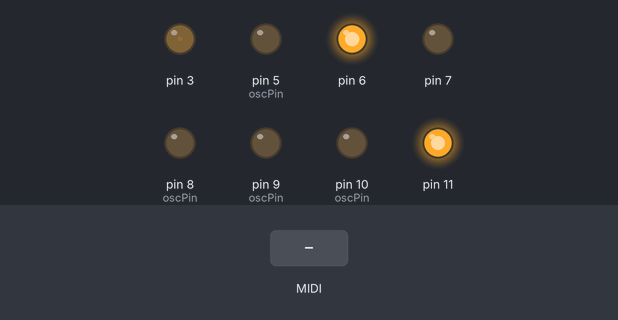
A sketch run on a simulated Arduino Uno, built with avr-gcc and run on an emulated ATmega328P. Shown: output pins drawn as LEDs (lit = HIGH). Inputs (shaded band) come from the test bench. MIDI output is not drawn.

Above: at 1.2 s.
1.3 s: MIDI note 36 received
At 2.8 s:
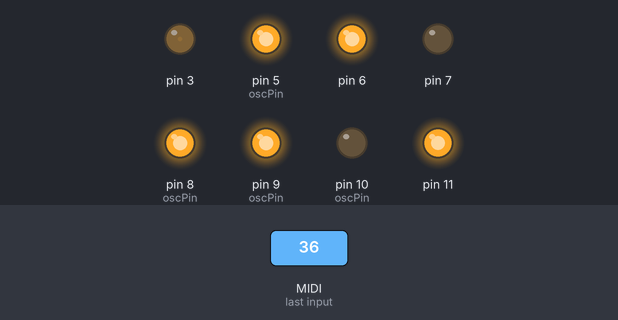
3.1 s: MIDI note 48 received
At 4.9 s:
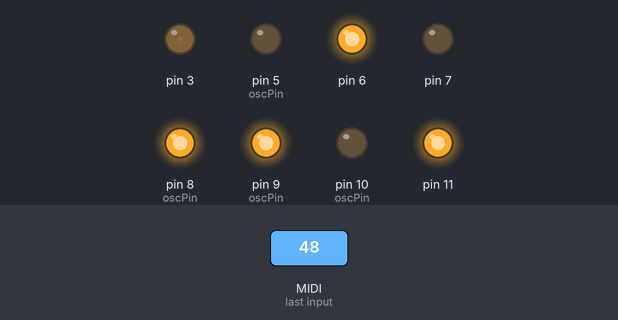
5.2 s: MIDI note 60 received
At 6.7 s:
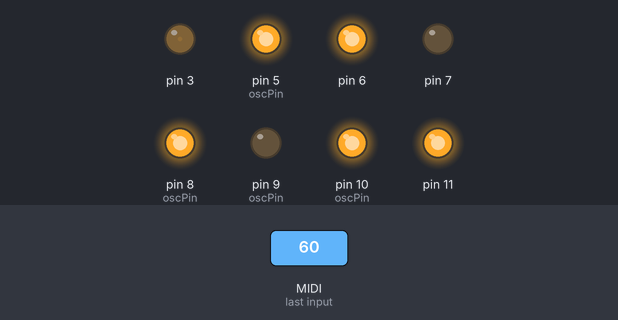
8.2 s: MIDI note 64 received
At 10.9 s:
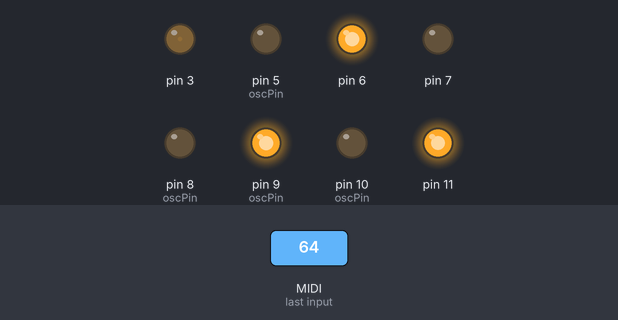
11.2 s: MIDI note 67 received
At 12.7 s:
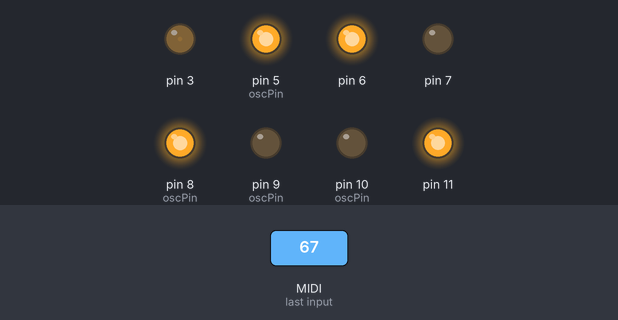
14.2 s: MIDI note 72 received
At 15.97 s:
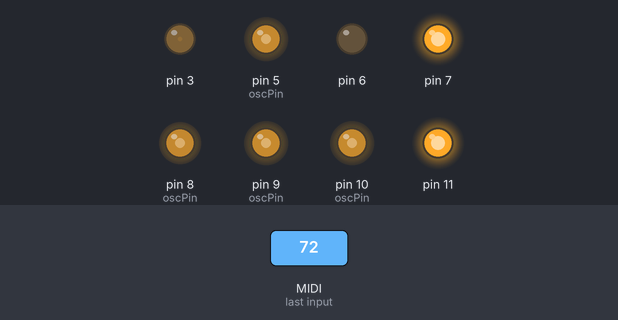
Timing chart, 0 to 17.7 s (numbered marks = the images above; inputs shaded):
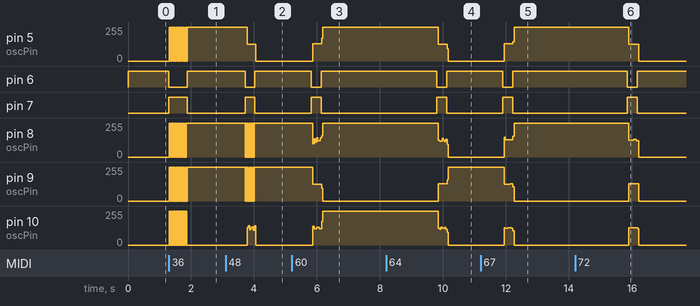

The sketch:

SquareDu.ino
```cpp
// SquareDuino v1.0.0
//   _   _   _   _   _   _   _   _   _   _   _   _   _   _   _   _   _   _   _
// _| |_| |_| |_| |_| |_| |_| |_| |_| |_| |_| |_| |_| |_| |_| |_| |_| |_| |_| |_
//
// (c) 2014-2015, Alfred "Ben" Roney, Ph.D., All rights reserved.
//
// A real-time MIDI-controlled AF oscillator and CV generator sketch for
// 16 MHz ATMEGA 328P-based Arduino development boards in conjunction with
// the SparkFun MIDI Shield. Tested on the UNO R3 and Duemilanove.
//
// Always remember to protect your hearing and respect your neighbors.
// And groove . . . don't forget to groove!
//
#include "MIDIShield.h"  // some useful hardware mappings
#include <MIDI.h>        // https://github.com/FortySevenEffects/arduino_midi_library
#include "Oscillator.h"  // Code for the oscillator voices
#include "NoteManager.h" // track note on/off messages
#include "CVGenerator.h" // generate dual control voltages
#include "DebugSerial.h" // normally disabled, see header

// -=+=- -=+=- -=+=- -=+=- -=+=- -=+=- -=+=- -=+=- -=+=- -=+=- -=+=- -=+=- -=+=-
// This bit of ugliness is a workaround for a build issue.
//
#if DEBUGSERIAL

#include <SoftwareSerial.h>

DEBUGSERIALTYPE DEBUGSERIALNAME(MIDIShield::Serial::debugRX,
                                MIDIShield::Serial::debugTX);

void debugSerialBegin()
{
  DEBUGSERIALNAME.begin(MIDIShield::Serial::debugBAUD);
  DEBUGSERIALWRITE("INIT\r\n");
  DEBUGSERIALWRITE("WARNING: OUTPUTS ARE DISABLED\r\n");
}

#define DEBUGSERIALBEGIN debugSerialBegin()

#else

#define DEBUGSERIALBEGIN /* empty */

#endif

// -=+=- -=+=- -=+=- -=+=- -=+=- -=+=- -=+=- -=+=- -=+=- -=+=- -=+=- -=+=- -=+=-
// These are macros that define the interfaces to the
// hardware facilities used by the synth.
//
MIDI_CREATE_DEFAULT_INSTANCE();
OSCILLATOR_CREATE_INSTANCE();
CVGENERATOR_CREATE_INSTANCE();
NOTEMANAGER_CREATE_INSTANCE();

// -=+=- -=+=- -=+=- -=+=- -=+=- -=+=- -=+=- -=+=- -=+=- -=+=- -=+=- -=+=- -=+=-
// Define the callbacks used to parameterize the MIDI class.
//
void handleNoteOn(byte inChannel, byte inNote, byte inVelocity)
{
  noteManager.addNote(inNote);

  oscillator.play(noteManager.getPeriodForActiveNote());
}

void handleNoteOff(byte inChannel, byte inNote, byte inVelocity)
{
  noteManager.removeNote(inNote);

  unsigned int newPeriod = noteManager.getPeriodForActiveNote();

  if (newPeriod > 0)
  {
    oscillator.play(newPeriod);
  }
  else
  {
    oscillator.stop();
  }
}

void handleControlChange(byte inChannel, byte inCCNumber, byte inValue)
{
  switch (inCCNumber)
  {
    case CVGenerator::modWheelCCNumber: // modulation wheel
      cvGenerator.setModWheelValue(inValue);
      break;
    case CVGenerator::expPedalCCNumber: // expression pedal
      cvGenerator.setExpPedalValue(inValue);
      break;
    default:
      // do nothing
      break;
  }
}

// -=+=- -=+=- -=+=- -=+=- -=+=- -=+=- -=+=- -=+=- -=+=- -=+=- -=+=- -=+=- -=+=-
// Only throttle back the MIDI updates if the signal generators are running.
//
enum {
#if DEBUGSERIAL
  updateInterval = 1
#else
  updateInterval = 128
#endif
};
unsigned int updateCounter;

// -=+=- -=+=- -=+=- -=+=- -=+=- -=+=- -=+=- -=+=- -=+=- -=+=- -=+=- -=+=- -=+=-
// Let's get ready to rumble . . .
//
void setup()
{
  DEBUGSERIALBEGIN;

  oscillator.goOnline();
  cvGenerator.goOnline();

  // register callbacks
  MIDI.setHandleNoteOn(handleNoteOn);
  MIDI.setHandleNoteOff(handleNoteOff);
  MIDI.setHandleControlChange(handleControlChange);

  // start parser
  MIDI.begin();

  // initialize throttling counter
  updateCounter = 0;
}

// -=+=- -=+=- -=+=- -=+=- -=+=- -=+=- -=+=- -=+=- -=+=- -=+=- -=+=- -=+=- -=+=-
// The MIDI class dispatches the callbacks as the appropriate MIDI messages
// are received, so there's not much to the loop function.
//
void loop()
{
  if (0 == updateCounter)
  {
    MIDI.read();
  }

  if (updateInterval == updateCounter++)
  {
    updateCounter = 0;
  }
}
```

CVGenerator.cpp
```cpp
// CVGenerator.cpp
// SquareDuino v1.0.0
//   _   _   _   _   _   _   _   _   _   _   _   _   _   _   _   _   _   _   _
// _| |_| |_| |_| |_| |_| |_| |_| |_| |_| |_| |_| |_| |_| |_| |_| |_| |_| |_| |_
//
// (c) 2014-2015, Alfred "Ben" Roney, Ph.D., All rights reserved.

// This class uses the two low-precision timers to generate control voltages via
// PWM at a frequency well outside of the audio band, relaxing the lowpass filter
// requirements.
//

#include "CVGenerator.h"

#include "MIDIShield.h"

#include "DebugSerial.h"

#if DEBUGSERIAL
#include <SoftwareSerial.h>
extern DEBUGSERIALTYPE DEBUGSERIALNAME;
#endif

CVGenerator::CVGenerator()
: modWheelValue(0)
, expPedalValue(0)
{
}

void CVGenerator::goOnline()
{
  DEBUGSERIALWRITE("CVGenerator::goOnline()\r\n");

#if NOTDEBUGSERIAL
  pinMode(MIDIShield::Output::cv0, OUTPUT);
  pinMode(MIDIShield::Output::cv1, OUTPUT);

  cli();  // disable global interrupts
#endif

  updateCVOutputs(); // compute new values and stuff the comparison registers

#if NOTDEBUGSERIAL

  // set up the two 8-bit timers for "Fast PWM Mode"
  TCCR2A = (1 << COM2A1) | (1 << COM2B1) | (1 << WGM20) | (1 << WGM21);
  TCCR2B = (1 << CS20);

  sei(); // re-enable global interrupts
#endif
}

// These only compute and update the timer comparison registers
// when the value changes. If a defective or poorly-programmed
// controller sends a steady stream of identical controller
// messages, we ignore all but the first.
void CVGenerator::setModWheelValue(byte inValue)
{
  if (modWheelValue != inValue)
  {
    DEBUGSERIALWRITE("CVGenerator::setModWheelValue(");
    DEBUGSERIALPRINT(int(inValue), DEC);
    DEBUGSERIALWRITE(")\r\n");

    modWheelValue = inValue;

    updateCVOutputs();
  }
}

void CVGenerator::setExpPedalValue(byte inValue)
{
  if (expPedalValue != inValue)
  {
    DEBUGSERIALWRITE("CVGenerator::setExpPedalValue(");
    DEBUGSERIALPRINT(int(inValue), DEC);
    DEBUGSERIALWRITE(")\r\n");

    expPedalValue = inValue;

    updateCVOutputs();
  }
}

void CVGenerator::updateCVOutputs()
{
  byte cv0 = 0, cv1 = 0;

  computeNewCVOutputs(cv0, cv1);

#if NOTDEBUGSERIAL
  // Stuff the "Outut Compare Register" used to generate the
  // PWM output for timers A and B. If the counter value in
  // the matching hardware timer is < the stored value, the
  // output pin attached to this timer is set high. Since the
  // frequency is very high, we don't worry about the occasional
  // glitch due to setting OCR2x to a value < than the current
  // timer count.
  OCR2A = cv0;
  OCR2B = cv1;
#endif

  DEBUGSERIALWRITE("CVGenerator::updateCVOutputs(): cv0=");
  DEBUGSERIALPRINT(int(cv0), DEC);
  DEBUGSERIALWRITE(" cv1=");
  DEBUGSERIALPRINTLN(int(cv1), DEC);
}

// My filter shield prototype needs to reverse the range
// for the frequency control input to obtain "wah-wah"
// behavior of the expression pedal. The resonance
// control maps directly. Adjust the computation to match your
// specific application.
//
// We don't allow the extremes so we don't have to
// deal with the edge cases at (0, 255).
//
void CVGenerator::computeNewCVOutputs(byte& outCV0, byte& outCV1) const
{
  outCV0 = map(expPedalValue, 0, 127, 254,   1);
  outCV1 = map(modWheelValue, 0, 127,   1, 254);
}
```

CVGenerator.h
```cpp
#ifndef CVGENERATOR_H_ABR20150102
#define CVGENERATOR_H_ABR20150102
//
// CVGenerator.h
// SquareDuino v1.0.0
//   _   _   _   _   _   _   _   _   _   _   _   _   _   _   _   _   _   _   _
// _| |_| |_| |_| |_| |_| |_| |_| |_| |_| |_| |_| |_| |_| |_| |_| |_| |_| |_| |_
//
// (c) 2014-2015, Alfred "Ben" Roney, Ph.D., All rights reserved.
//
// This class uses the two low-precision timers to generate control voltages via
// PWM at a frequency well outside of the audio band, relaxing the lowpass filter
// requirements.
//

#include <Arduino.h>

class CVGenerator
{
public:

  enum {
    modWheelCCNumber =  1, // modulation wheel
    expPedalCCNumber = 11  // expression pedal
  };

  CVGenerator();

  void setModWheelValue(byte inValue);
  void setExpPedalValue(byte inValue);

  void goOnline(); // call during setup()

private:

  byte modWheelValue;
  byte expPedalValue;

  void updateCVOutputs();

  // Map the inputs to outputs. This could be a complex
  // constant-Q mapping for a VCF, or just a simple
  // input-to-output scaling.
  void computeNewCVOutputs(byte& cv0, byte& cv1) const;
};

#define CVGENERATOR_CREATE_INSTANCE() CVGenerator cvGenerator;

#endif // #ifndef CVGENERATOR_H_ABR20150102
```

DebugSerial.h
```cpp
#ifndef DEBUGSERIAL_H_ABR20150102
#define DEBUGSERIAL_H_ABR20150102
//
// DebugSerial.h
// SquareDuino v1.0.0
//   _   _   _   _   _   _   _   _   _   _   _   _   _   _   _   _   _   _   _
// _| |_| |_| |_| |_| |_| |_| |_| |_| |_| |_| |_| |_| |_| |_| |_| |_| |_| |_| |_
//
// (c) 2014-2015, Alfred "Ben" Roney, Ph.D., All rights reserved.
//
// Since we're using the main serial IO for MIDI, we write
// debugging messages to a software serial port on some
// spare pins. Use a FTDI breakout to monitor it.
// Keep it off unless you need it, since it uses timers
// under the hood. This macro disables the AF and CV outputs.
//
// For some reason I could not define a SoftwareSerial object
// outside of the project.ino file, so we use this hacked-up
// macro set to centralize what we can.
//
#define DEBUGSERIAL 0

#define NOTDEBUGSERIAL !(DEBUGSERIAL)

#define DEBUGSERIALTYPE SoftwareSerial
#define DEBUGSERIALNAME debugSerial

#if DEBUGSERIAL

#define DEBUGSERIALWRITE(A)      DEBUGSERIALNAME.write((A))
#define DEBUGSERIALPRINT(A, B)   DEBUGSERIALNAME.print((A), (B))
#define DEBUGSERIALPRINTLN(A, B) DEBUGSERIALNAME.println((A), (B))

#else

#define DEBUGSERIALWRITE(A)
#define DEBUGSERIALPRINT(A, B)
#define DEBUGSERIALPRINTLN(A, B)

#endif

#endif // #ifndef DEBUGSERIAL_H_ABR20150102
```

MIDIShield.h
```cpp
#ifndef MIDISHIELD_H_ABR20140104
#define MIDISHIELD_H_ABR20140104
//
// MIDIShield.h
// SquareDuino v1.0.0
//   _   _   _   _   _   _   _   _   _   _   _   _   _   _   _   _   _   _   _
// _| |_| |_| |_| |_| |_| |_| |_| |_| |_| |_| |_| |_| |_| |_| |_| |_| |_| |_| |_
//
// (c) 2014-2015, Alfred "Ben" Roney, Ph.D., All rights reserved.
//
// Convenience header for SparkFun MIDI Shield on Arduino Uno R3 and Duemilanove.
//
// Always remember to protect your hearing and respect your neighbors.
// And groove . . . don't forget to groove!
//

#include <Arduino.h>

namespace MIDIShield {
    namespace Serial {
      enum {
        midiBAUD  = 31250,
        debugBAUD = 57600,
        debugRX = 12,
        debugTX = 13
      };
    }
    namespace Output {
      enum {
        sub      =  8,
        subFifth =  9,
        root     = 10,
        fifth    =  5,

        cv0 =  3,
        cv1 = 11
      };
    }
    namespace Pot {
      enum ID {
        a0 = 0,
        a1 = 1
      };
      static inline int readPot(ID pot_num) {
        return analogRead(pot_num);
      }
    }

    namespace Switch {
      enum ID {
        // these are the IDs defined in the schematic
        s8 = 2,
        s7 = 3,
        s6 = 4
      };
      static inline char isDepressed(ID switch_num) {
        return not digitalRead(switch_num);
      }
    }

    namespace StatusLED {
      enum ID {
        led1 = 7,
        led2 = 6
      };
      static inline char isLit(ID LED_num) {
        return !digitalRead(LED_num);
      }
    };
}

#endif // #ifndef _MIDISHIELD_H_ABR20140104_
```

NoteManager.cpp
```cpp
// NoteManager.cpp
// SquareDuino v1.0.0
//   _   _   _   _   _   _   _   _   _   _   _   _   _   _   _   _   _   _   _
// _| |_| |_| |_| |_| |_| |_| |_| |_| |_| |_| |_| |_| |_| |_| |_| |_| |_| |_| |_
//
// (c) 2014-2015, Alfred "Ben" Roney, Ph.D., All rights reserved.
//
// This class matches "note off" events to "note on" events, and gracefully
// accepts fat-fingered trills and runs.
//

#include "NoteManager.h"

#include "DebugSerial.h"

#if DEBUGSERIAL
#include <SoftwareSerial.h>
extern DEBUGSERIALTYPE DEBUGSERIALNAME;
#endif

// -=+=- -=+=- -=+=- -=+=- -=+=- -=+=- -=+=- -=+=- -=+=- -=+=- -=+=- -=+=- -=+=-
// The timer periods for each note in the MIDI scale live here. The frequencies
// have been multiplied by 3 to obtain perfect fifths via frequency division.
// The notes are also offset to map the most precise pitches to the default range
// of the AKAI MPK49 performance controller. Beware of the high notes, the processor
// isn't fast enough to play all of them.
//
unsigned int NoteManager::getPeriodForNoteNumber(byte inNoteNumber)
{
  static const unsigned int noteCounts[] = {
    10192, 9620, 9080, 8570, 8089, 7635, 7206, 6802, 6420, 6060, 5719, 5398, 5095, 4809, 4539, 4284, 4044,
    3817, 3603, 3400, 3209, 3029, 2859, 2699, 2547, 2404, 2269, 2142, 2021, 1908, 1801, 1700, 1604, 1514,
    1429, 1349, 1273, 1202, 1134, 1070, 1010, 953, 900, 849, 802, 757, 714, 674, 636, 600, 567, 535, 505,
    476, 449, 424, 400, 378, 357, 336, 318, 300, 283, 267, 252, 238, 224, 212, 200, 188, 178, 168, 158,
    149, 141, 133, 125, 118, 112, 105, 99, 94, 88, 83, 79, 74, 70, 66, 62, 59, 55, 52, 49, 46, 44, 41, 39,
    37, 34, 32, 31, 29, 27, 26, 24, 23, 21, 20, 19, 18, 17, 16, 15, 14, 13, 12, 12, 11, 10, 10, 9, 8, 8, 7,
    7, 6, 6, 6
  };

  DEBUGSERIALWRITE("NoteManager::getPeriodForNoteNumber(");
  DEBUGSERIALPRINT(int(inNoteNumber), DEC);
  DEBUGSERIALWRITE("): ");

  inNoteNumber = (inNoteNumber < noteOffset) ? (inNoteNumber % octave) : (inNoteNumber - noteOffset);

  DEBUGSERIALPRINT(int(inNoteNumber), DEC);
  DEBUGSERIALWRITE(" ");

  const unsigned int periodForNoteNumber = noteCounts[inNoteNumber];

  DEBUGSERIALPRINTLN(int(periodForNoteNumber), DEC);

  return periodForNoteNumber;
}

// -=+=- -=+=- -=+=- -=+=- -=+=- -=+=- -=+=- -=+=- -=+=- -=+=- -=+=- -=+=- -=+=-
//
NoteManager::NoteManager()
: noteCount(0)
{
}

unsigned int NoteManager::getPeriodForActiveNote() const
{
  return (noteCount > 0) ? getPeriodForNoteNumber(noteList[noteCount-1]) : 0;
}

void NoteManager::addNote(byte inNoteNumber)
{
  if (noteCount < maxNotesOn)
  {
    noteList[noteCount++] = inNoteNumber;
  }
}

void NoteManager::removeNote(byte inNoteNumber)
{
  byte noteIndex = getNoteIndex(inNoteNumber);

  if (noteIndex == noteCount)
  {
    noteCount = 0; // note off doesn't match a note on, kill 'em all
  }
  else
  {
    removeNoteAtIndex(noteIndex);
  }
}

byte NoteManager::getNoteIndex(byte inNoteNumber) const
{
  byte i = 0;

  for (; i < noteCount; ++i)
  {
    if (inNoteNumber == noteList[i])
    {
      break; // we found it, stop incrementing i
    }
  }

  return i; // returns noteCount if it wasn't found
}

void NoteManager::removeNoteAtIndex(byte i)
{
  if (i < noteCount)
  {
    for (; i < (noteCount-1); ++i)
    {
      noteList[i] = noteList[i+1];
    }

    noteCount--;
  }
}
```

NoteManager.h
```cpp
#ifndef NOTEMANAGER_H_ABR20150101
#define NOTEMANAGER_H_ABR20150101
//
// NoteManager.h
// SquareDuino v1.0.0
//   _   _   _   _   _   _   _   _   _   _   _   _   _   _   _   _   _   _   _
// _| |_| |_| |_| |_| |_| |_| |_| |_| |_| |_| |_| |_| |_| |_| |_| |_| |_| |_| |_
//
// (c) 2014-2015, Alfred "Ben" Roney, Ph.D., All rights reserved.
//
// This class matches "note off" events to "note on" events, and gracefully
// accepts fat-fingered trills and runs.
//

#include <Arduino.h>

class NoteManager {
public:

  NoteManager();

  void addNote(byte inNoteNumber);

  void removeNote(byte inNoteNumber);

  unsigned int getPeriodForActiveNote() const;

private:

  enum {
    maxNotesOn = 128, // ghosts appear and fade away . . .

    octave = 12,
    noteOffset = 3*octave, // align useful range to Akai MPK49 keyboard
  };

  byte noteCount;
  byte noteList[maxNotesOn];

  static unsigned int getPeriodForNoteNumber(byte inNoteNumber);

  byte getNoteIndex(byte inNoteNumber) const;
  void removeNoteAtIndex(byte inNoteNumber);
};

#define NOTEMANAGER_CREATE_INSTANCE() NoteManager noteManager;

#endif #ifndef NOTEMANAGER_H_ABR20150101
```

Oscillator.cpp
```cpp
// Oscillator.cpp
// SquareDuino v1.0.0
//   _   _   _   _   _   _   _   _   _   _   _   _   _   _   _   _   _   _   _
// _| |_| |_| |_| |_| |_| |_| |_| |_| |_| |_| |_| |_| |_| |_| |_| |_| |_| |_| |_
//
// (c) 2014-2015, Alfred "Ben" Roney, Ph.D., All rights reserved.
//
// We will manipulate the timers directly in this sketch,
// so we use the AVR headers.
// For a timer primer, turn to these tutorials:
// http://www.engblaze.com/we-interrupt-this-program-to-bring-you-a-tutorial-on-arduino-interrupts/
// http://www.engblaze.com/microcontroller-tutorial-avr-and-arduino-timer-interrupts/
//

#include "Oscillator.h"

#include <avr/io.h>
#include <avr/interrupt.h>

#include "MIDIShield.h"

#include "DebugSerial.h"

#if DEBUGSERIAL
#include <SoftwareSerial.h>
extern DEBUGSERIALTYPE DEBUGSERIALNAME;
#endif

const byte Oscillator::oscPin[numOscs] = {
  MIDIShield::Output::sub,
  MIDIShield::Output::subFifth,
  MIDIShield::Output::root,
  MIDIShield::Output::fifth
};

const byte Oscillator::oscPrd[numOscs] = {
  Oscillator::subPrd,
  Oscillator::subFifthPrd,
  Oscillator::rootPrd,
  Oscillator::fifthPrd
};

Oscillator::Oscillator()
: basePeriod(maxPeriod) // initialize to OFF state
{
  resetOscs();

  for (byte i=0; i<numOscs; ++i)
  {
    pinMode(oscPin[i], OUTPUT);
  }

  pinMode(gateOutPin,    OUTPUT);
  pinMode(invGateOutPin, OUTPUT);

  digitalWrite(gateOutPin,    LOW );
  digitalWrite(invGateOutPin, HIGH);
}

void Oscillator::goOnline()
{
  DEBUGSERIALWRITE("Oscillator::goOnline()\r\n");

#if NOTDEBUGSERIAL
  cli();  // disable global interrupts

  // initialize Timer1 in CTC-mode (variable frequency)
  TCCR1A = 0;

  TIMSK1 = (1 << OCIE1A); // enable Timer1 compare interrupt

  TCCR1B = (1 << CS11) | (0 << CS10) // prescale by 8
         | (1 << WGM12); // turn on CTC mode

  OCR1A = basePeriod; // stuff the comparison register
  TCNT1 = 0; // clear the counter

  sei(); // re-enable global interrupts
#endif
}

void Oscillator::play(unsigned int inPeriod)
{
  if (basePeriod != inPeriod)
  {
    basePeriod = inPeriod;

    digitalWrite(gateOutPin,    HIGH);
    digitalWrite(invGateOutPin, LOW );

    DEBUGSERIALWRITE("Oscillator::play(");
    DEBUGSERIALPRINT(int(inPeriod), DEC);
    DEBUGSERIALWRITE(")\r\n");

#if NOTDEBUGSERIAL
    cli();             // temporarily stop the timer interrupts
    resetOscs();       // reset all the voices
    OCR1A = basePeriod; // stuff the comparison register
    TCNT1 = 0;         // reset the hardware counter
    sei();             // resume timer interrupts
#endif
  }
}

void Oscillator::stop()
{
  play(maxPeriod);
  digitalWrite(gateOutPin,    LOW );
  digitalWrite(invGateOutPin, HIGH);
}

void Oscillator::resetOscs()
{
  for (byte i=0; i<numOscs; ++i)
  {
    oscCnt[i] = 0;
  }
}
```

Source omitted: Oscillator.h (3136 bytes)

Measured:
- after the input at 1.3 s, pin 5 (oscPin): alternates 255/255 for 0.01 s and 0/255 for 0.01 s, 57 changes in all, then stays 255/255, starting at once; pin 6: HIGH → LOW at once, → HIGH 0.58 s later
- after the input at 3.1 s, pin 5 (oscPin): 255/255 → 125/255 after 0.68 s, → 0/255 0.28 s later; pin 6: HIGH → LOW after 0.62 s, → HIGH 0.30 s later
- after the input at 5.2 s, pin 5 (oscPin): 0/255 → 129/255 after 0.67 s, → 255/255 0.28 s later; pin 6: HIGH → LOW after 0.62 s, → HIGH 0.32 s later; pin 7: LOW → HIGH after 0.62 s, → LOW 0.32 s later; pin 8 (oscPin): 255/255 → 122/255 after 0.67 s, → 255/255 0.24 s later; pin 9 (oscPin): 255/255 → 124/255 after 0.67 s, → 0/255 0.28 s later
- after the input at 8.2 s, pin 5 (oscPin): 255/255 → 127/255 after 1.7 s, → 0/255 0.28 s later; pin 6: HIGH → LOW after 1.6 s, → HIGH 0.32 s later; pin 7: LOW → HIGH after 1.6 s, → LOW 0.32 s later; pin 8 (oscPin): 255/255 → 119/255 after 1.7 s, → 0/255 0.12 s later; pin 9 (oscPin): 0/255 → 129/255 after 1.7 s, → 255/255 0.28 s later
- after the input at 11.2 s, pin 5 (oscPin): 0/255 → 129/255 after 0.74 s, → 255/255 0.28 s later; pin 6: HIGH → LOW after 0.69 s, → HIGH 0.32 s later
- after the input at 14.2 s, pin 5 (oscPin): 255/255 → 126/255 after 1.7 s, → 0/255 0.32 s later; pin 6: HIGH → LOW after 1.7 s, → HIGH 0.32 s later
